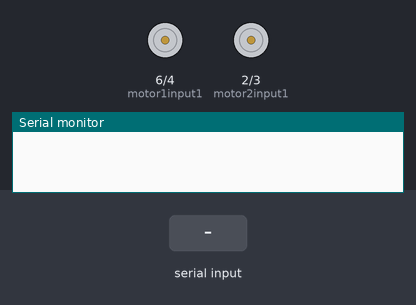
The sketch below on a simulated Arduino Uno, built with avr-gcc and run on an emulated ATmega328P. Parts: motor-driver pin pairs drawn as motors (green arrow = first pin HIGH = forward, orange = second pin HIGH = backward, longer = more drive, scaled by the enable pin), the last lines printed to the serial monitor. The inputs (shaded band) are chosen by the test bench.

Above: at 1.2 s.
1.3 s: "N" received over the second serial link
2.8 s: "R" received over the second serial link
At 3.3 s:
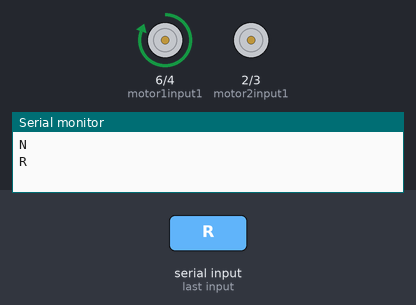
4.3 s: "L" received over the second serial link
At 5.5 s:
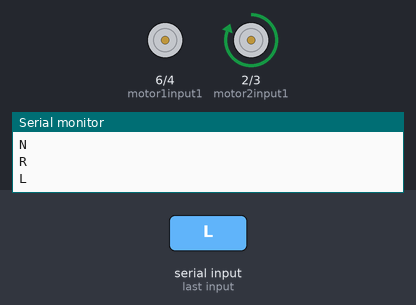
5.8 s: "F" received over the second serial link
At 6.8 s:
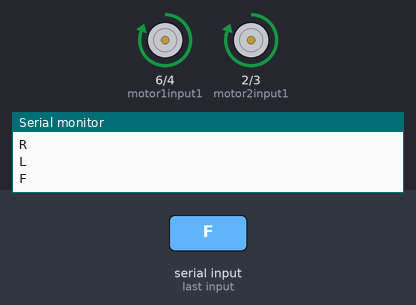
7.3 s: "r" received over the second serial link
At 7.9 s:
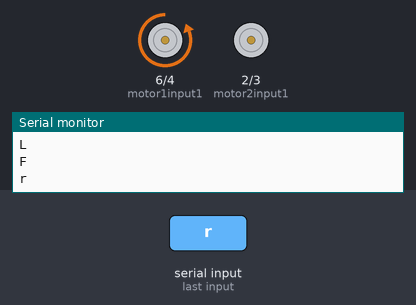
8.8 s: "l" received over the second serial link
At 10.2 s:
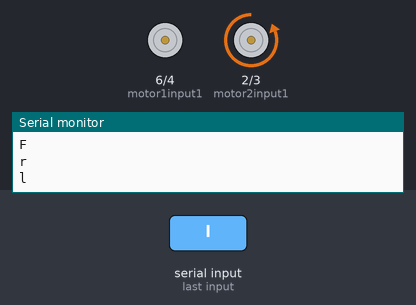
Timing chart, 0 to 11.3 s (numbered marks = the images above; inputs shaded):
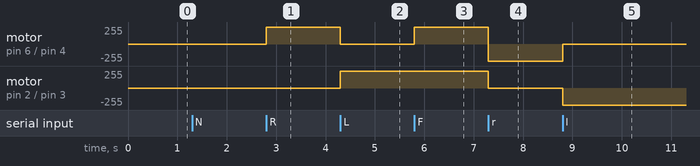

Measured:
- after the input at 2.8 s, motor on pin 6 (motor1input1) / pin 4 (motor1input2): stopped → forward 255/255 at once
- after the input at 4.3 s, motor on pin 6 (motor1input1) / pin 4 (motor1input2): forward 255/255 → stopped at once; motor on pin 2 (motor2input1) / pin 3 (motor2input2): stopped → forward 255/255 at once
- after the input at 5.8 s, motor on pin 6 (motor1input1) / pin 4 (motor1input2): stopped → forward 255/255 at once
- after the input at 7.3 s, motor on pin 6 (motor1input1) / pin 4 (motor1input2): forward 255/255 → backward 255/255 at once; motor on pin 2 (motor2input1) / pin 3 (motor2input2): forward 255/255 → stopped at once
- after the input at 8.8 s, motor on pin 6 (motor1input1) / pin 4 (motor1input2): backward 255/255 → stopped at once; motor on pin 2 (motor2input1) / pin 3 (motor2input2): stopped → backward 255/255 at once

The sketch:

bluetooth.ino
```cpp
#include <SoftwareSerial.h>
//Constantes
const int motor1input1 = 6; const int motor1input2 = 4; const int motor2input1 = 2; const int motor2input2 = 3; const int enable1 = 7; const int enable2 = 13; const int bluetoothTx = 8; const int bluetoothRx = 5;
//Variables
char control='n'; boolean m1i1=LOW; boolean m1i2=LOW; boolean m2i1=LOW; boolean m2i2=LOW; boolean en1=LOW; boolean en2=LOW;
SoftwareSerial bluetooth(bluetoothTx, bluetoothRx);
void setup(){ Serial.begin(9600);
pinMode(motor1input1,OUTPUT); pinMode(motor1input2,OUTPUT); pinMode(motor2input1,OUTPUT); pinMode(motor2input2,OUTPUT); pinMode(enable1,OUTPUT); pinMode(enable2,OUTPUT); digitalWrite(enable1,en1); //en1 estado digitalWrite(enable2,en2);
//bluetooth.begin(115200); bluetooth.print("$"); bluetooth.print("$"); bluetooth.print("$"); delay(100); bluetooth.println("U,9600,N");
bluetooth.begin(9600);
}
void loop(){
if(bluetooth.available()){ control=bluetooth.read();
Serial.println(control); }
if(Serial.available()){ bluetooth.print((char)Serial.read());
}
digitalWrite(enable1,en1); digitalWrite(enable2,en2); digitalWrite(motor1input1,m1i1); digitalWrite(motor1input2,m1i2); digitalWrite(motor2input1,m2i1); digitalWrite(motor2input2,m2i2);
if(control!='N') {
en1=HIGH;
en2=HIGH; }
if(control=='N') {
en1=LOW;
en2=LOW; }
if(control=='R')
    {
      m1i1=HIGH;
      m1i2=LOW;
      m2i1=LOW;
      m2i2=LOW;
}
//Giro a la izquierda
if(control=='L') {
      m1i1=LOW;
      m1i2=LOW;
      m2i1=HIGH;
      m2i2=LOW;
}
//De frente
if(control=='F') {
      m1i1=HIGH;
      m1i2=LOW;
      m2i1=HIGH;
      m2i2=LOW;
}
//Reversa Derecha
if(control=='r') {
      m1i1=LOW;
      m1i2=HIGH;
      m2i1=LOW;
      m2i2=LOW;
}
//Reversa Izquierda
if(control=='l') {
      m1i1=LOW;
      m1i2=LOW;
      m2i1=LOW;
      m2i2=HIGH;
} //Reversa
if(control=='B') {
      m1i1=LOW;
      m1i2=HIGH;
      m2i1=LOW;
      m2i2=HIGH;
} }
```
